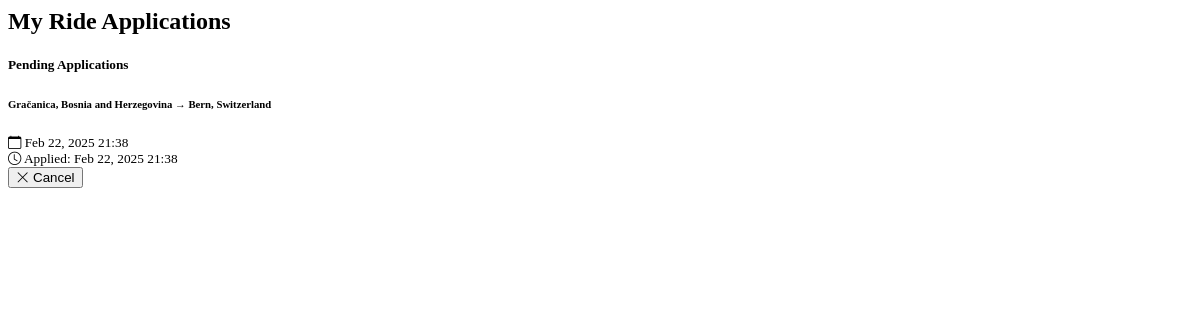
The app's page /profile/sent_rides/ (signed in), older data.
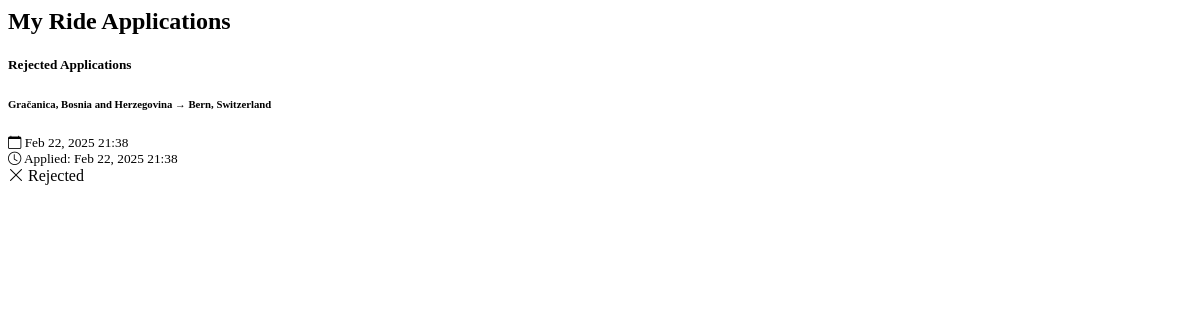
The same page, newer data.
### base/models.py (models this page shows, shortened)
class RideApplication(models.Model):
    STATUS_CHOICES = [
        ('PENDING', 'Pending'),
        ('APPROVED', 'Approved'),
        ('REJECTED', 'Rejected'),
    ]
    user = models.ForeignKey(User, on_delete=models.CASCADE, related_name='ride_applications')
    ride = models.ForeignKey(Ride, on_delete=models.CASCADE, related_name='applications')
    status = models.CharField(max_length=10, choices=STATUS_CHOICES, default='PENDING')
    applied_at = models.DateTimeField(auto_now_add=True)
    updated_at = models.DateTimeField(auto_now=True)
    message = models.TextField(blank=True, null=True)  # Optional message from applicant
    class Meta:
        unique_together = ('user', 'ride')  # Prevent duplicate applications
        ordering = ['-applied_at']
        verbose_name = 'Ride Application'
        verbose_name_plural = 'Ride Applications'

class Ride(models.Model):
    start = models.CharField(max_length=50)
    end = models.CharField (max_length=50)
    distance = models.DecimalField(max_digits=10, decimal_places=2, default=0.00)
    travelers = models.IntegerField(default=1)
    duration = models.DurationField(null=True, blank=True)
    created_on = models.DateTimeField(default=timezone.now)  # Changed from auto_now_add
    start_date = models.DateTimeField(default=timezone.now)
    STATUS_CHOICES = [
        ('PREPARING', 'Preparing'),
        ('FINISHED', 'Finished'),
        ('CANCELED', 'Canceled'),
    ]
    status = models.CharField(
        max_length=10,
        choices=STATUS_CHOICES,
        default='PREPARING'
    )
    origin_place_id = models.CharField(max_length=255, null=True)
    origin_latitude = models.FloatField(default=0)
    origin_longitude = models.FloatField(default=0)
    destination_place_id = models.CharField(max_length=255, null=True)
    destination_latitude = models.FloatField(default=0)
    destination_longitude = models.FloatField(default=0)
    distance_km = models.FloatField(default=0)
    duration_text = models.CharField(max_length=100, null=True)
    selected_route_index = models.IntegerField(default=0)
    selected_route_polyline = models.TextField(default='')

### user_profile/views.py (the view)
# urls.py: path('sent_rides/', sent_rides, name='sent_rides'),
def sent_rides(request):
    ride_applications = RideApplication.objects.filter(
        user=request.user
    ).select_related('ride').order_by('-applied_at')
    return render(request, 'sent_rides.html', {'ride_applications': ride_applications})

### user_profile/templates/sent_rides.html (shortened to what this page needs)
{% load static %}
<div class="container mt-4">
    <h2>My Ride Applications</h2>
    {% if ride_applications %}
        {% regroup ride_applications by status as status_list %}
        {% for status in status_list %}
            <div class="card mb-4">
                <div class="card-header {% if status.grouper == 'PENDING' %}bg-warning{% elif status.grouper == 'APPROVED' %}bg-success{% else %}bg-danger{% endif %} text-white">
                    <h5 class="mb-0">{{ status.grouper|title }} Applications</h5>
                </div>
                <div class="list-group list-group-flush">
                    {% for application in status.list %}
                        <div class="list-group-item">
                            <div class="d-flex justify-content-between align-items-center">
                                <div>
                                    <h6 class="mb-1">{{ application.ride.start }} → {{ application.ride.end }}</h6>
                                    <small class="text-muted">
                                        <i class="bi bi-calendar"></i> {{ application.ride.start_date|date:"M d, Y H:i" }}
                                        <br>
                                        <i class="bi bi-clock"></i> Applied: {{ application.applied_at|date:"M d, Y H:i" }}
                                    </small>
                                </div>
                                <div>
                                    {% if application.status == 'PENDING' %}
                                    <form method="post" action="{% url 'user_profile:cancel_application' application.id %}" style="display: inline;">
                                            <button type="submit" class="btn btn-danger btn-sm"
                                                    onclick="return confirm('Are you sure you want to cancel this application?')">
                                                <i class="bi bi-x-lg"></i> Cancel
                                            </button>
                                        </form>
                                    {% elif application.status == 'APPROVED' %}
                                        <span class="badge bg-success">
                                            <i class="bi bi-check-lg"></i> Approved
                                        </span>
                                    {% else %}
                                        <span class="badge bg-danger">
                                            <i class="bi bi-x-lg"></i> Rejected
                                        </span>
                                    {% endif %}
                                </div>
                            </div>
                        </div>
                    {% endfor %}
                </div>
            </div>
        {% endfor %}
    {% else %}
        <div class="alert alert-info">
            <i class="bi bi-info-circle"></i> You haven't applied for any rides yet.
        </div>
    {% endif %}
</div>
<link rel="stylesheet" href="https://cdn.jsdelivr.net/npm/bootstrap-icons@1.11.1/font/bootstrap-icons.css">

Row changes from the older to the newer data that the page shows:
changed RideApplication "Gračanica, Bosnia and Herzegovina": status "PENDING" → "REJECTED" (drawn); moves from the list under "Pending" to the list under "Rejected"
Text that changed along with them:
new list line: "Rejected"
new list line: "Applications"
list line gone: "Pending"
list line gone: "Applications"
